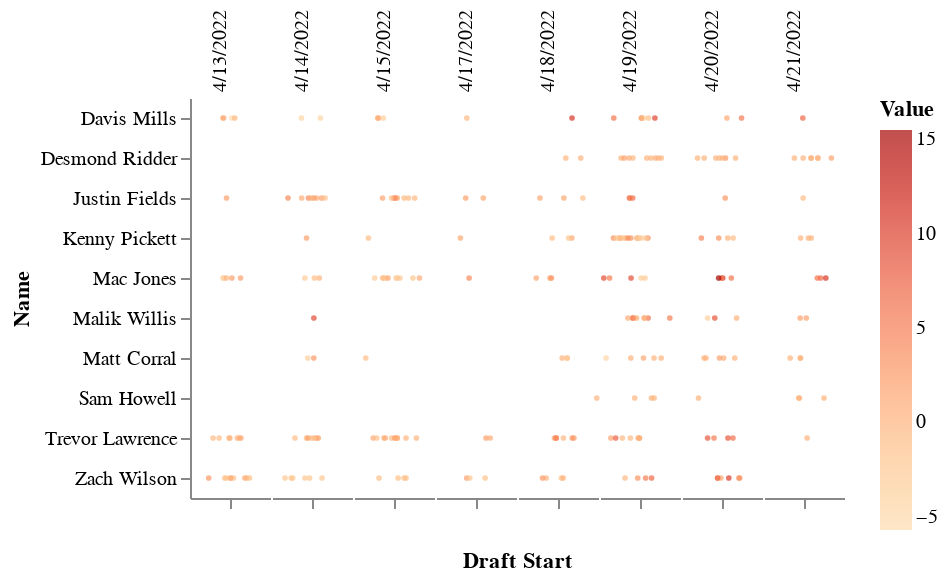

The cell this chart's notebook holds for it:
### Code cell
#My draft tendencies for QBs over time, by value

stripplot =  alt.Chart(df_date, width=40).mark_circle(size=8).encode(
    x=alt.X(
        'jitter:Q',
        title=None,
        axis=alt.Axis(values=[0], ticks=True, grid=False, labels=False),
        scale=alt.Scale(),
    ),
    y=alt.Y('Name'),
    tooltip=['Name', 'Draft Start', 'Value'],
    color=alt.Color('Value', scale=alt.Scale(scheme='orangered')),
    column=alt.Column(
        'Draft Start',
        header=alt.Header(
            labelAngle=-90,
            titleOrient='bottom',
            labelOrient='top',
            labelAlign='right',
            labelPadding=3,
        ),
    ),
).transform_calculate(
    # Generate Gaussian jitter with a Box-Muller transform
    jitter='sqrt(-2*log(random()))*cos(2*PI*random())'
).configure_facet(
    spacing=0
).configure_view(
    stroke=None
).configure_range(
    category={'scheme' : 'dark2'}
)

stripplot

### Figure 1 — Vega-Lite specification as saved in the notebook (floating-point values rounded to 4 significant figures; data arrays with more than 128 entries replaced by an {"elided": "..."} marker saying what was removed)
{"config": {"view": {"continuousWidth": 400, "continuousHeight": 300, "stroke": null}, "facet": {"spacing": 0}, "range": {"category": {"scheme": "dark2"}}}, "data": {"name": "data-7db4255bac04657f85c3d9b8faa895bc"}, "mark": {"type": "circle", "size": 8}, "encoding": {"color": {"field": "Value", "scale": {"scheme": "orangered"}, "type": "quantitative"}, "column": {"field": "Draft Start", "header": {"labelAlign": "right", "labelAngle": -90, "labelOrient": "top", "labelPadding": 3, "titleOrient": "bottom"}, "type": "nominal"}, "tooltip": [{"field": "Name", "type": "nominal"}, {"field": "Draft Start", "type": "nominal"}, {"field": "Value", "type": "quantitative"}], "x": {"axis": {"grid": false, "labels": false, "ticks": true, "values": [0]}, "field": "jitter", "scale": {}, "title": null, "type": "quantitative"}, "y": {"field": "Name", "type": "nominal"}}, "transform": [{"calculate": "sqrt(-2*log(random()))*cos(2*PI*random())", "as": "jitter"}], "width": 40, "$schema": "https://vega.github.io/schema/vega-lite/v4.17.0.json", "datasets": {"data-7db4255bac04657f85c3d9b8faa895bc": {"elided": "256 records"}}}
